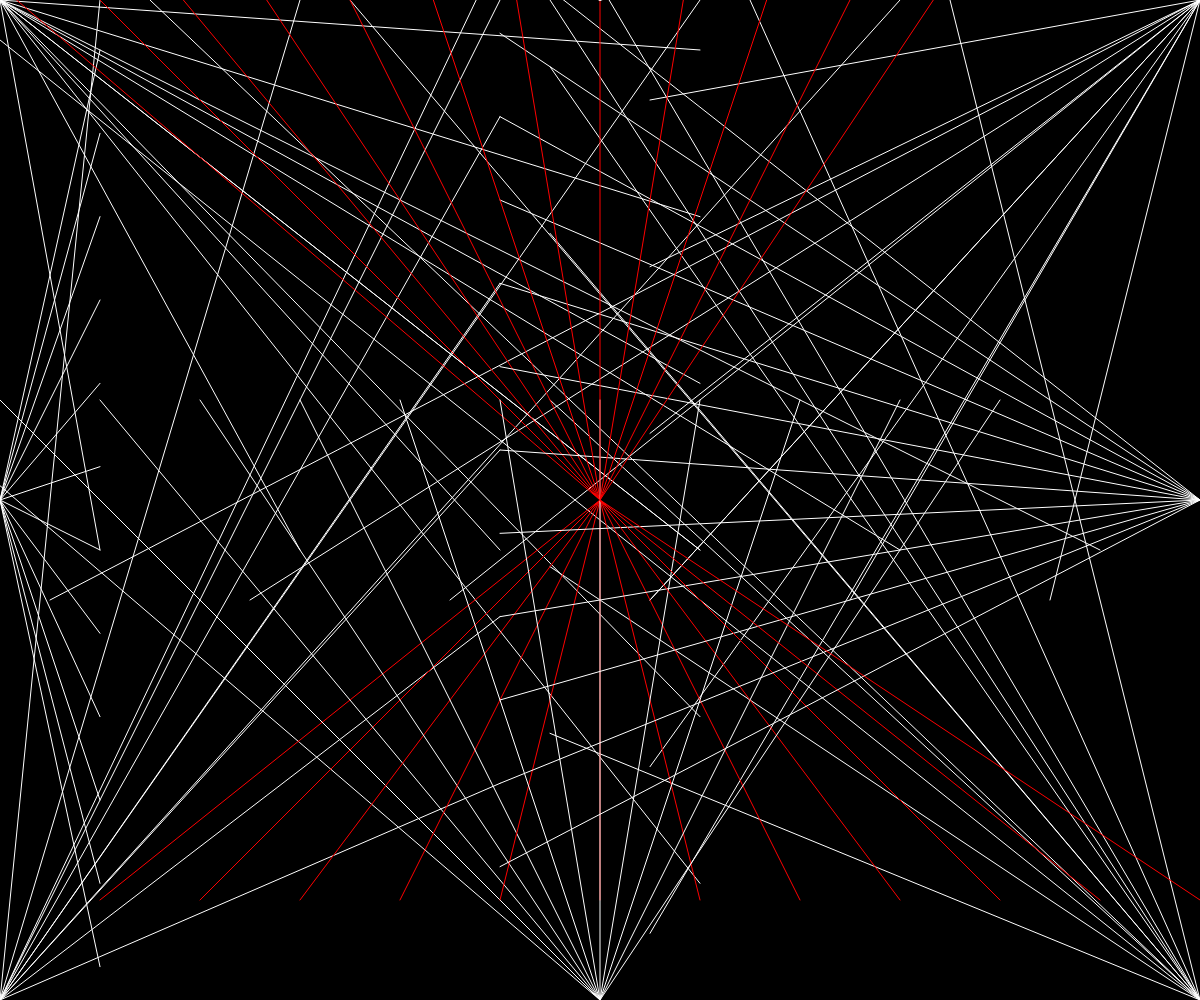
Frame 1 (no input)
Frame 60 (no input): identical to frame 1, image omitted
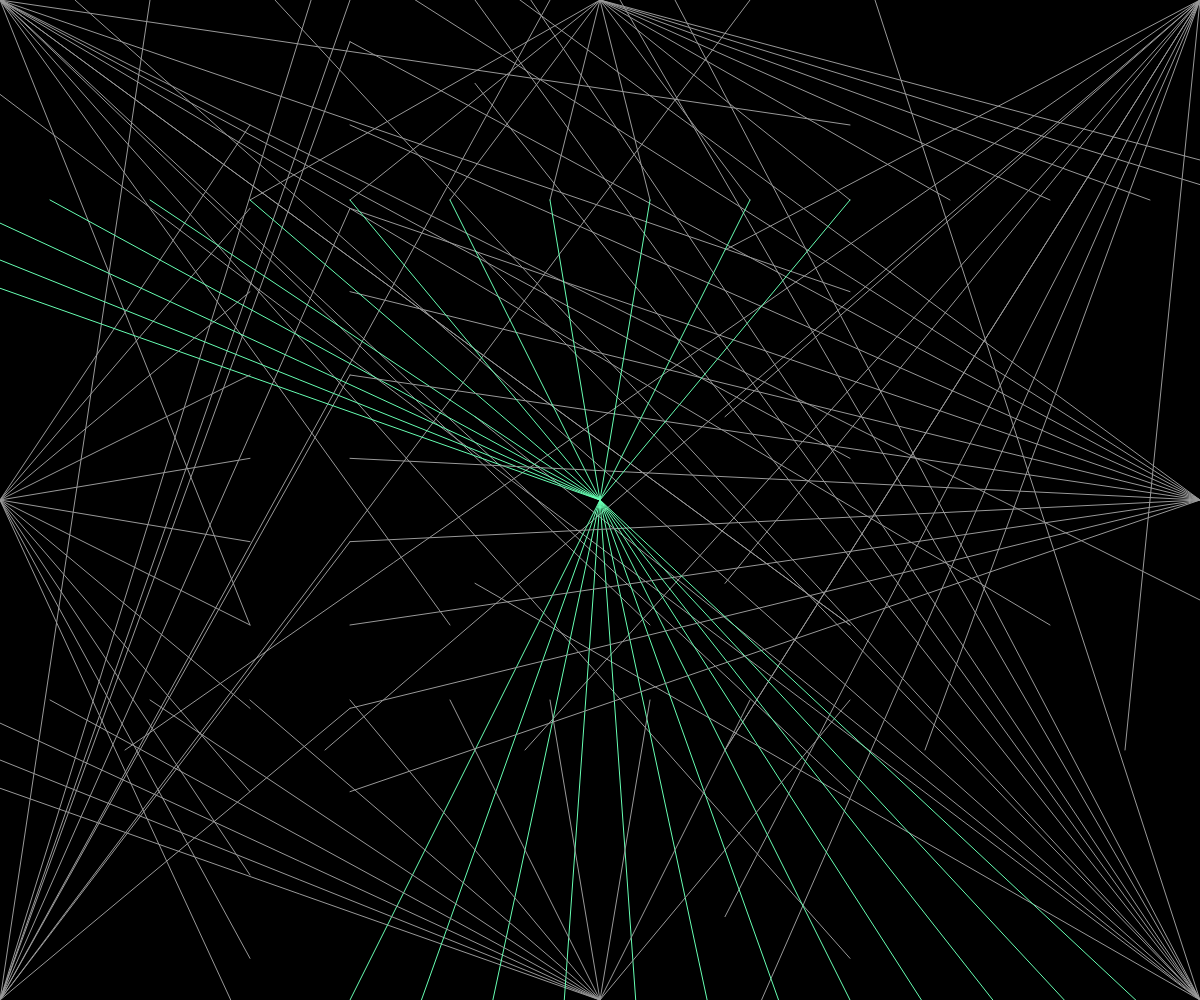
Frame 120 (the mouse pressed at the canvas centre since frame 60)

The p5.js sketch that drew these frames (run headless with seeded random() and noise() and a simulated clock; from frame 60 on, the mouse is pressed at the canvas centre):

// p5.js sketch
// ── sketch.js
/* global alpha blue brightness color green hue lerpColor lightness red saturation p5.Color background clear colorMode fill noFill noStroke stroke arc ellipse circle line point quad rect square triangle ellipseMode noSmooth rectMode smooth strokeCap strokeJoin strokeWeight bezier bezierDetail bezierPoint bezierTangent curve curveDetail curveTightness curvePoint curveTangent beginContour beginShape bezierVertex curveVertex endContour endShape quadraticVertex vertex plane box sphere cylinder cone ellipsoid torus p5.Geometry loadModel model HALF_PI PI QUARTER_PI TAU TWO_PI DEGREES RADIANS print frameCount deltaTime focused cursor frameRate noCursor displayWidth displayHeight windowWidth windowHeight windowResized width height fullscreen pixelDensity displayDensity getURL getURLPath getURLParams preload setup draw remove disableFriendlyErrors noLoop loop push pop redraw p5.Element select selectAll removeElements changed input createDiv createP createSpan createImg createA createSlider createButton createCheckbox createSelect createRadio createColorPicker createInput createFileInput createVideo createAudio VIDEO AUDIO createCapture createElement p5.MediaElement p5.Graphics createCanvas resizeCanvas noCanvas createGraphics blendMode setAttributes applyMatrix resetMatrix rotate rotateX rotateY rotateZ scale shearX shearY translate storeItem getItem clearStorage removeItem createStringDict createNumberDict p5.TypedDict p5.NumberDict append arrayCopy concat reverse shorten shuffle sort splice subset float int str boolean byte char unchar hex unhex join match matchAll nf nfc nfp nfs split splitTokens trim deviceOrientation accelerationX accelerationY accelerationZ pAccelerationX pAccelerationY pAccelerationZ rotationX rotationY rotationZ pRotationX pRotationY pRotationZ turnAxis setMoveThreshold setShakeThreshold deviceMoved deviceTurned deviceShaken keyIsPressed key keyCode keyPressed keyReleased keyTyped keyIsDown movedX movedY mouseX mouseY pmouseX pmouseY winMouseX winMouseY pwinMouseX pwinMouseY mouseButton mouseIsPressed mouseMoved mouseDragged mousePressed mouseReleased mouseClicked doubleClicked mouseWheel requestPointerLock exitPointerLock touches touchStarted touchMoved touchEnded createImage saveCanvas saveFrames p5.Image loadImage image tint noTint imageMode pixels blend copy filter get loadPixels set updatePixels loadJSON loadStrings loadTable loadXML loadBytes httpGet httpPost httpDo p5.XML createWriter p5.PrintWriter save saveJSON saveStrings saveTable p5.Table p5.TableRow day hour minute millis month second year createVector p5.Vector abs ceil constrain dist exp floor lerp log mag map max min norm pow round sq sqrt noise noiseDetail noiseSeed randomSeed random randomGaussian acos asin atan atan2 cos sin tan degrees radians angleMode textAlign textLeading textSize textStyle textWidth textAscent textDescent loadFont text textFont p5.Font orbitControl debugMode noDebugMode ambientLight directionalLight pointLight lights lightFalloff loadShader createShader shader resetShader normalMaterial texture textureMode textureWrap ambientMaterial emissiveMaterial specularMaterial shininess p5.Shader camera perspective ortho createCamera p5.Camera setCamera */

function setup () {
  // put setup code here
  createCanvas(window.innerWidth, window.innerHeight)

}

function draw () {
  background(0)
  const hue = map(mouseY, 0, windowWidth, 0, 255)
  const greyscale = map(mouseX, 0, windowWidth, 255, 50)
  colorMode(HSB, 255)
  const c = color(hue, greyscale, 255)
  colorMode(RGB, 255)
  const g = color(greyscale)
  const noiseY = map(mouseY, 0, windowHeight, 50, 200)
  const noiseX = map(mouseX, 0, windowWidth, 100, 400)
  const noiseY2 = map(mouseY, 0, windowHeight, -100, windowHeight / 2)
  for (let i = 0; i < 6; i++) {
    stroke(g)
    line(0, 0, windowWidth / 2 + noiseX, noiseY + i * windowHeight / 6 )
    line(0, 0, noiseX + i * windowWidth / 6, windowHeight / 2 + noiseY)
    line(0, windowHeight, windowWidth / 2 - noiseX, i * windowHeight / 6 - noiseY)
    line(0, windowHeight, i * windowWidth / 6 - noiseX, 0)
    line(windowWidth, 0, windowWidth / 2 + noiseY, i * windowHeight / 6 + noiseX)
    line(windowWidth, 0, i * windowWidth / 6 + noiseY, windowHeight / 2 + noiseX)
    line(windowWidth, windowHeight, windowWidth / 2 - noiseY, i * windowHeight / 6 - noiseX)
    line(windowWidth, windowHeight, i * windowWidth / 6 - noiseY, 0)
  }
  for (let j = 0; j < 12; j++) {
    stroke(g)
    line(windowWidth / 2, 0, j * windowWidth / 12 + noiseX, noiseY2)
    line(windowWidth / 2, windowHeight, j * windowWidth / 12 - noiseX, windowHeight / 2 + noiseY2)
    line(0, windowHeight / 2, noiseX, j * windowHeight / 12 + noiseY)
    line(windowWidth, windowHeight / 2, windowWidth / 2 - noiseX, j * windowHeight / 12 - noiseY)
    stroke(c)
    line(windowWidth / 2, windowHeight / 2, j * windowWidth / 12 + noiseX, windowHeight + noiseY2)
    line(windowWidth / 2, windowHeight / 2, j * windowWidth / 12 - noiseX, noiseY2)
  }
}
